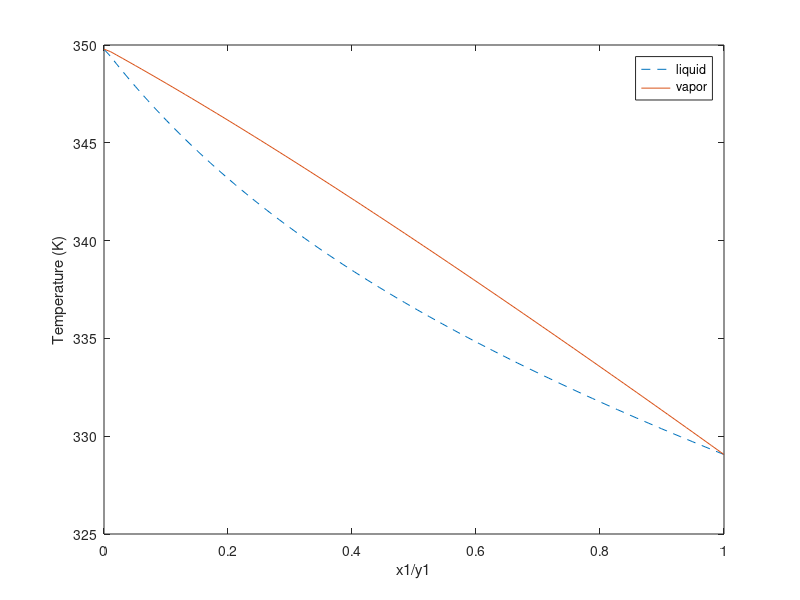
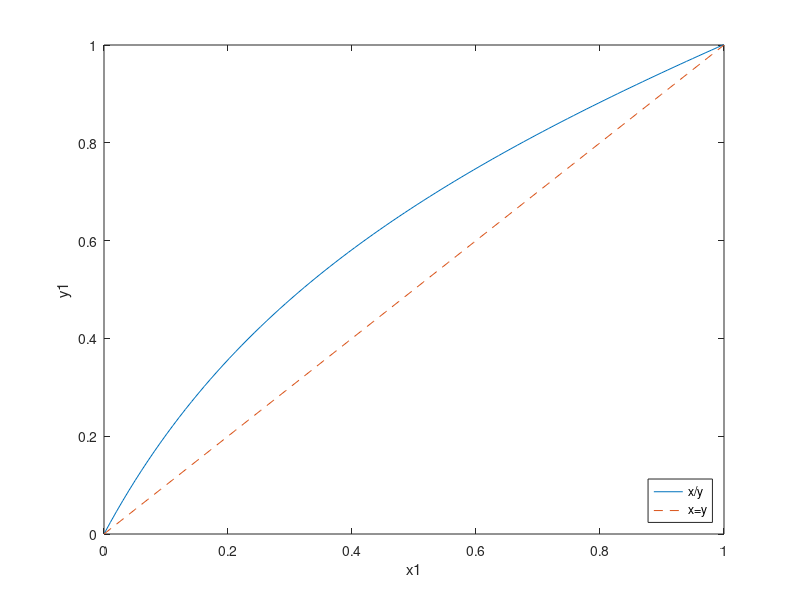
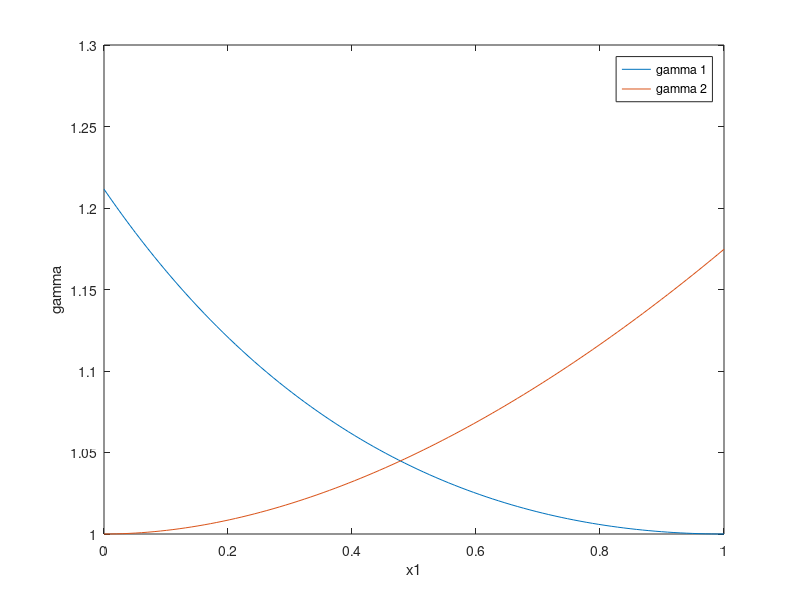

Write the MATLAB code that produced these figures, in order. (Note: this script raises an error after producing the figures.)
clear all;
clc;

%x and y values
x_a = linspace(0,1);
T_vap = [298];
T_liq = [298];


%acetone properties - component 1
A_A = 4.42448;
A_B = 1312.253;
A_C = -32.445;

%ethyl acetate properties - component 2
E_A = 4.22809;
E_B = 1245.702;
E_C = -55.189;

%Van laar parameters
A12 = 0.1919;
A21 = 0.161;

%Gamma values
G1 = exp(A12.*(A21.*(1-x_a)./(A12.*x_a+A21.*(1-x_a))).^2);
G2 = exp(A21.*(A12.*(x_a)./(A12.*x_a+A21.*(1-x_a))).^2);

%system properties
P = 1; %1 atm
T = 298;
%index the x vals
for x=1:length(x_a)
     % temperature guess
     i = length(T)-1;
    while(1)
        i = i+1;
        %disp(i);
        P_vap_A = 10^(A_A-(A_B/(A_C+T)));
        P_vap_E = 10^(E_A-(E_B/(E_C+T)));
        g1 = exp(A12*(A21*(1-x_a(x))/(A12*x_a(x)+A21*(1-x_a(x))))^2);
        g2 = exp(A21*(A12*(x_a(x))/(A12*x_a(x)+A21*(1-x_a(x))))^2);
        y_ace = x_a(x)*g1*P_vap_A/P;
        y_e = (1-x_a(x))*g2*P_vap_E/P;
        sum_y = y_ace+y_e;
        if sum_y>1.1
            T = T-0.1;
        elseif sum_y<0.9
            T = T+0.1;
        elseif sum_y>1.01
            T = T-0.01;
        elseif sum_y<0.99
            T = T + 0.01;
        elseif sum_y<0.999
            T = T + 0.001;
        elseif sum_y>1.001
            T = T-0.001;
        else
            T_liq(x) = T;
            y_a(x) = y_ace;
            T = T;
            break;
        end
    end
end


T = 298;
i = length(T)-1;
%index the x vals
for x=1:length(x_a)
    i = length(T)-1;
    while(1)
        i=i+1;
        %disp(i)
        P_vap_A = 10^(A_A-(A_B/(A_C+T)));
        P_vap_E = 10^(E_A-(E_B/(E_C+T)));
        g1 = exp(A12*(A21*(1-x_a(x))/(A12*x_a(x)+A21*(1-x_a(x))))^2);
        g2 = exp(A21*(A12*(x_a(x))/(A12*x_a(x)+A21*(1-x_a(x))))^2);
        x_ace = x_a(x)*P/g1/P_vap_A; %x_a(x) = vapor mol fraction
        x_e = (1-x_a(x))*P/g2/P_vap_E;
        sum_x = x_ace+x_e;
        if sum_x> 1.1
           T = T+0.1;
        elseif sum_x< 0.9
           T = T-0.1;
        elseif sum_x>1.01
            T = T+0.01;
        elseif sum_x<0.99
            T = T-0.01;
        elseif sum_x>1.001
            T = T+0.001;
        elseif sum_x<0.999
            T = T-0.001;
        else
            T_vap(x) = T;
            T = T+50;
            break;
        end
    end
end

figure()
plot(x_a,T_liq,'--')
hold on
plot(x_a,T_vap)

%title('T-x-y for Acetone(1)-Ethyl Acetate(2) Mixture')
xlabel('x1/y1')
ylabel('Temperature (K)')
legend('liquid','vapor')

figure()
plot(x_a,y_a)
hold on
plot (x_a,x_a,'--')
xlabel('x1')
ylabel('y1')
%title('x-y for Acetone(1)-Ethyl Acetate(2) Mixture')
legend('x/y','x=y','Location','southeast')
axis([0 1 0 1])

figure()
plot(x_a,G1)
hold on
plot(x_a,G2)
xlabel('x1')
ylabel('gamma')
%title('Activity Coefficients for Acetone(1)-Ethyl Acetate(2) Mixture')
legend('gamma 1','gamma 2','Location','northeast')
axis([0 1 1 1.3])
            
Y = array2table(x_a')
Z = table(T_liq')
sprintf('%10.4f',T_liq)           
    
    
    
    
    